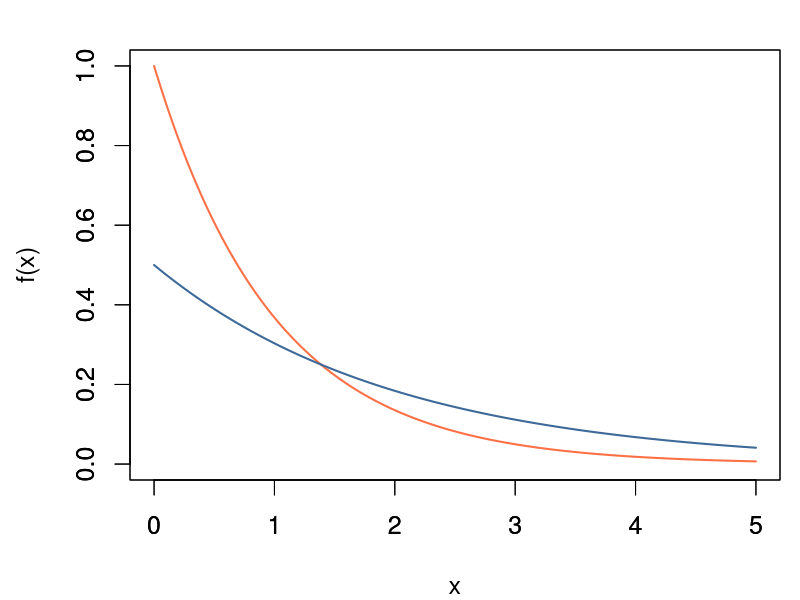

Recreate this plot in R.
# Exponentialverteilung

lambda1 <- 1
lambda2 <- 1/2
exp1.ts <- ts(dexp(seq(0, 5, by=0.02), lambda1), start=0, frequency=50)
exp2.ts <- ts(dexp(seq(0, 5, by=0.02), lambda2), start=0, frequency=50)

par(mai=c(1.2,1.3,0.5,0.2), cex=1.5)
plot(exp1.ts, type="l", xlim=c(0,5), ylim=c(0,1),
     col=c("#FF7046"), lwd=2, xlab="x", ylab="f(x)")
par(new=TRUE)
plot(exp2.ts, type="l", xlim=c(0,5), ylim=c(0,1),
     col=c("#3D6999"), lwd=2, xlab="", ylab="")

